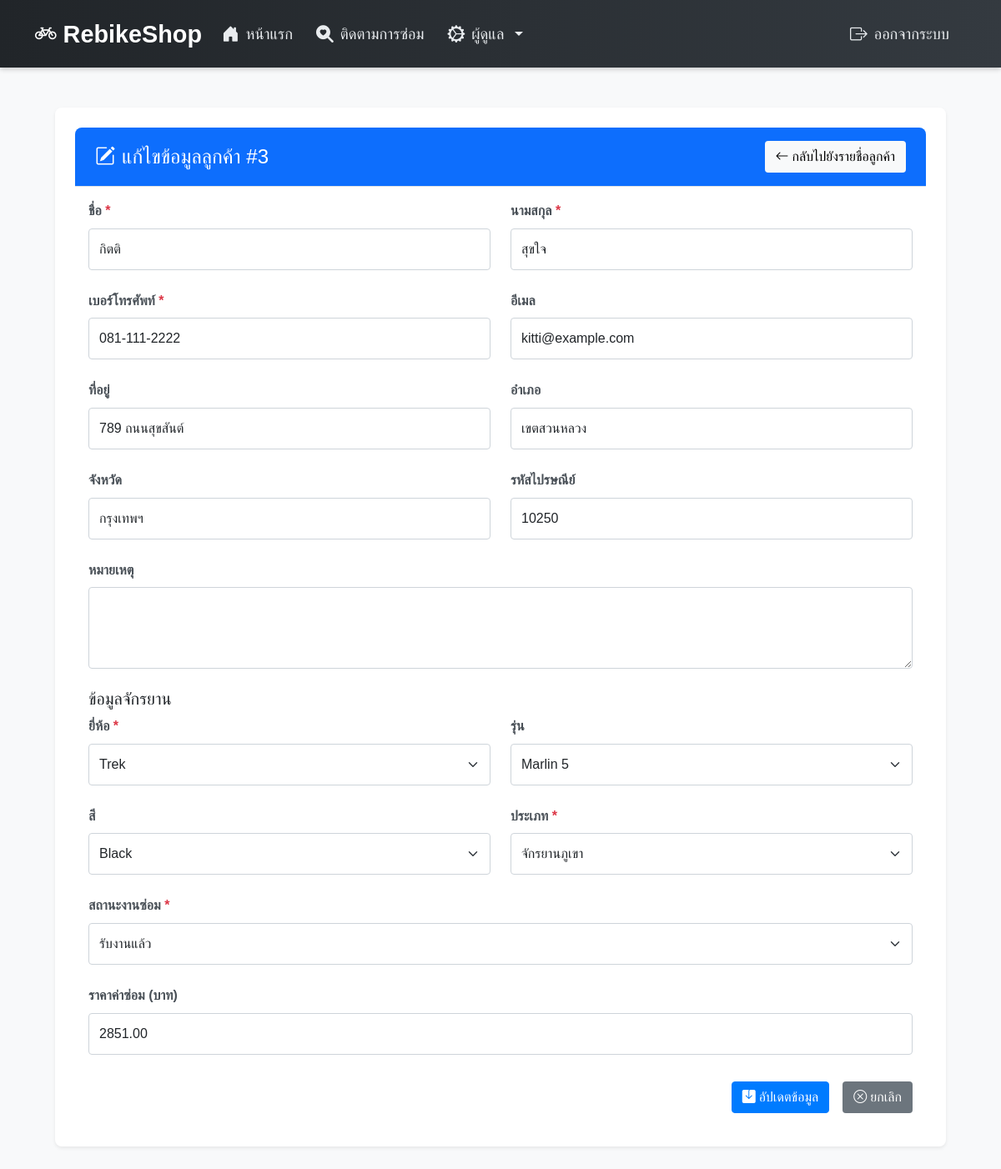
/admin/customers/edit.php?id=3 (signed in), run on the app's committed database.
### tables this page shows
CREATE TABLE `customers` (
  `id` int(11) NOT NULL,
  `first_name` varchar(100) NOT NULL,
  `last_name` varchar(100) NOT NULL,
  `phone` varchar(20) NOT NULL,
  `email` varchar(100) DEFAULT NULL,
  `address` text DEFAULT NULL,
  `district` varchar(100) DEFAULT NULL,
  `province` varchar(100) DEFAULT NULL,
  `zip_code` varchar(10) DEFAULT NULL,
  `notes` text DEFAULT NULL,
  `created_at` timestamp NOT NULL DEFAULT current_timestamp(),
  `updated_at` timestamp NOT NULL DEFAULT current_timestamp() ON UPDATE current_timestamp()
);

CREATE TABLE `bikes` (
  `id` int(11) NOT NULL,
  `customer_id` int(11) NOT NULL,
  `bike_type_id` int(11) DEFAULT NULL,
  `brand` varchar(100) NOT NULL,
  `model` varchar(100) DEFAULT NULL,
  `color` varchar(50) DEFAULT NULL,
  `serial_number` varchar(100) DEFAULT NULL,
  `purchase_date` date DEFAULT NULL,
  `created_at` timestamp NOT NULL DEFAULT current_timestamp()
);

CREATE TABLE `bike_types` (
  `id` int(11) NOT NULL,
  `name` varchar(100) NOT NULL,
  `description` text DEFAULT NULL
);

CREATE TABLE `repair_orders` (
  `id` int(11) NOT NULL,
  `customer_id` int(11) NOT NULL,
  `bike_id` int(11) NOT NULL,
  `order_number` varchar(20) NOT NULL,
  `received_date` timestamp NOT NULL DEFAULT current_timestamp(),
  `estimated_completion` date DEFAULT NULL,
  `status` enum('received','diagnosing','repairing','waiting_parts','completed','delivered') DEFAULT 'received',
  `total_cost` decimal(10,2) DEFAULT NULL,
  `notes` text DEFAULT NULL,
  `created_at` timestamp NOT NULL DEFAULT current_timestamp(),
  `updated_at` timestamp NOT NULL DEFAULT current_timestamp() ON UPDATE current_timestamp(),
  `brand` varchar(100) NOT NULL,
  `model` varchar(100) DEFAULT NULL,
  `color` varchar(50) DEFAULT NULL,
  `name` varchar(255) NOT NULL DEFAULT ''
);

### admin/customers/edit.php (the view, shortened to what this page needs)
<?php
require_once '../../includes/db_connect.php';
$customer_id = $_GET['id'];
$errors = [];
$stmt = $pdo->prepare("SELECT * FROM customers WHERE id = ?");
$stmt->execute([$customer_id]);
$customer = $stmt->fetch(PDO::FETCH_ASSOC);
$stmt = $pdo->prepare("SELECT brand, model, color, bike_type_id FROM bikes WHERE customer_id = ? LIMIT 1");
$stmt->execute([$customer_id]);
$bike = $stmt->fetch(PDO::FETCH_ASSOC);
$stmt = $pdo->prepare("SELECT status, total_cost FROM repair_orders WHERE customer_id = ? LIMIT 1");
$stmt->execute([$customer_id]);
$repair_order = $stmt->fetch(PDO::FETCH_ASSOC);
$status = $repair_order ? $repair_order['status'] : '';
$total_cost = $repair_order ? $repair_order['total_cost'] : null;
$stmt = $pdo->prepare("SELECT id, name FROM bike_types");
$stmt->execute();
$bike_types = $stmt->fetchAll(PDO::FETCH_ASSOC);
?>
<!DOCTYPE html>
<html lang="th">
<head>
    <link href="https://cdn.jsdelivr.net/npm/bootstrap@5.3.3/dist/css/bootstrap.min.css" rel="stylesheet">
    <link href="https://cdn.jsdelivr.net/npm/bootstrap-icons@1.11.3/font/bootstrap-icons.min.css" rel="stylesheet">
    <link rel="stylesheet" href="../../css/style.css">
</head>
<body>
    <?php include '../../includes/header.php'; ?>
        <main class="flex-grow-1 p-4">
            <div class="card shadow-sm">
                <div class="card-header bg-primary text-white d-flex justify-content-between align-items-center">
                    <h4 class="mb-0"><i class="bi bi-pencil-square me-2"></i>แก้ไขข้อมูลลูกค้า #<?php echo $customer_id; ?></h4>
                    <a href="list.php" class="btn btn-light"><i class="bi bi-arrow-left me-1"></i>กลับไปยังรายชื่อลูกค้า</a>
                </div>
                <div class="card-body">
                    <form method="POST" action="">
                        <div class="row">
                            <div class="col-md-6 form-group">
                                <label for="first_name">ชื่อ <span class="text-danger">*</span></label>
                                <input type="text" class="form-control <?php echo isset($errors['first_name']) ? 'is-invalid' : ''; ?>" id="first_name" name="first_name" value="<?php echo htmlspecialchars($customer['first_name']); ?>" required>
                            </div>
                            <div class="col-md-6 form-group">
                                <label for="last_name">นามสกุล <span class="text-danger">*</span></label>
                                <input type="text" class="form-control <?php echo isset($errors['last_name']) ? 'is-invalid' : ''; ?>" id="last_name" name="last_name" value="<?php echo htmlspecialchars($customer['last_name']); ?>" required>
                            </div>
                        </div>
                        <div class="row">
                            <div class="col-md-6 form-group">
                                <label for="phone">เบอร์โทรศัพท์ <span class="text-danger">*</span></label>
                                <input type="text" class="form-control <?php echo isset($errors['phone']) ? 'is-invalid' : ''; ?>" id="phone" name="phone" value="<?php echo htmlspecialchars($customer['phone']); ?>" required>
                            </div>
                            <div class="col-md-6 form-group">
                                <label for="email">อีเมล</label>
                                <input type="email" class="form-control <?php echo isset($errors['email']) ? 'is-invalid' : ''; ?>" id="email" name="email" value="<?php echo htmlspecialchars($customer['email']); ?>">
                            </div>
                        </div>
                        <div class="row">
                            <div class="col-md-6 form-group">
                                <label for="address">ที่อยู่</label>
                                <input type="text" class="form-control" id="address" name="address" value="<?php echo htmlspecialchars($customer['address']); ?>">
                            </div>
                            <div class="col-md-6 form-group">
                                <label for="district">อำเภอ</label>
                                <input type="text" class="form-control" id="district" name="district" value="<?php echo htmlspecialchars($customer['district']); ?>">
                            </div>
                        </div>
                        <div class="row">
                            <div class="col-md-6 form-group">
                                <label for="province">จังหวัด</label>
                                <input type="text" class="form-control" id="province" name="province" value="<?php echo htmlspecialchars($customer['province']); ?>">
                            </div>
                            <div class="col-md-6 form-group">
                                <label for="zip_code">รหัสไปรษณีย์</label>
                                <input type="text" class="form-control" id="zip_code" name="zip_code" value="<?php echo htmlspecialchars($customer['zip_code']); ?>">
                            </div>
                        </div>
                        <div class="form-group">
                            <label for="notes">หมายเหตุ</label>
                            <textarea class="form-control" id="notes" name="notes" rows="3"><?php echo htmlspecialchars($customer['notes']); ?></textarea>
                        </div>
                        <h5 class="mt-4">ข้อมูลจักรยาน</h5>
                        <div class="row">
                            <div class="col-md-6 form-group">
                                <label for="brand">ยี่ห้อ <span class="text-danger">*</span></label>
                                <select class="form-select <?php echo isset($errors['brand']) ? 'is-invalid' : ''; ?>" id="brand" name="brand" required>
                                    <option value="Trek" <?php echo ($bike && $bike['brand'] == 'Trek') ? 'selected' : ''; ?>>Trek</option>
                                </select>
                            </div>
                            <div class="col-md-6 form-group">
                                <label for="model">รุ่น</label>
                                <select class="form-select" id="model" name="model">
                                    <option value="Marlin 5" <?php echo ($bike && $bike['model'] == 'Marlin 5') ? 'selected' : ''; ?>>Marlin 5</option>
                                </select>
                            </div>
                        </div>
                        <div class="row">
                            <div class="col-md-6 form-group">
                                <label for="color">สี</label>
                                <select class="form-select" id="color" name="color">
                                    <option value="Black" <?php echo ($bike && $bike['color'] == 'Black') ? 'selected' : ''; ?>>Black</option>
                                </select>
                            </div>
                            <div class="col-md-6 form-group">
                                <label for="bike_type_id">ประเภท <span class="text-danger">*</span></label>
                                <select class="form-select <?php echo isset($errors['bike_type_id']) ? 'is-invalid' : ''; ?>" id="bike_type_id" name="bike_type_id" required>
                                    <?php foreach ($bike_types as $type): ?>
                                        <option value="<?php echo $type['id']; ?>" <?php echo ($bike && $bike['bike_type_id'] == $type['id']) ? 'selected' : ''; ?>>
                                            <?php echo htmlspecialchars($type['name']); ?>
                                        </option>
                                    <?php endforeach; ?>
                                </select>
                            </div>
                        </div>
                        <div class="form-group">
                            <label for="status">สถานะงานซ่อม <span class="text-danger">*</span></label>
                            <select class="form-select <?php echo isset($errors['status']) ? 'is-invalid' : ''; ?>" id="status" name="status" required>
                                <option value="received" <?php echo $status == 'received' ? 'selected' : ''; ?>>รับงานแล้ว</option>
                            </select>
                        </div>
                        <div class="form-group">
                            <label for="total_cost">ราคาค่าซ่อม (บาท)</label>
                            <input type="number" step="0.01" min="0" class="form-control <?php echo isset($errors['total_cost']) ? 'is-invalid' : ''; ?>" id="total_cost" name="total_cost" value="<?php echo htmlspecialchars($total_cost); ?>">
                        </div>
                        <div class="form-actions">
                            <button type="submit" class="btn btn-primary"><i class="bi bi-save-fill me-1"></i>อัปเดตข้อมูล</button>
                            <a href="list.php" class="btn btn-secondary"><i class="bi bi-x-circle me-1"></i>ยกเลิก</a>
                        </div>
                    </form>
                </div>
            </div>
        </main>
</body>
</html>

### css/style.css (style rules this page uses)
body { font-family: 'Sarabun', sans-serif; background-color: #f8f9fa; margin: 0; padding: 0; line-height: 1.6; }
.card { border: none; border-radius: 0.5rem; box-shadow: 0 0.125rem 0.25rem rgba(0, 0, 0, 0.075); background: white; padding: 1.5rem; margin-bottom: 1.5rem; }
.card-header { border-radius: 0.5rem 0.5rem 0 0 !important; background-color: #f8f9fa; padding: 1rem 1.5rem; border-bottom: 1px solid #dee2e6; }
.btn { display: inline-block; padding: 0.375rem 0.75rem; border: 1px solid transparent; border-radius: 0.25rem; text-decoration: none; font-weight: 400; text-align: center; vertical-align: middle; cursor: pointer; transition: all 0.15s ease-in-out; }
.btn-primary { color: #fff; background-color: #007bff; border-color: #007bff; }
.form-group { margin-bottom: 1.5rem; }
.form-group label { display: block; margin-bottom: 0.5rem; font-weight: bold; color: #495057; }
.form-group input, .form-group select, .form-group textarea { width: 100%; padding: 0.75rem; border: 1px solid #ced4da; border-radius: 0.25rem; font-size: 1rem; transition: border-color 0.15s ease-in-out; }
.form-actions { margin-top: 2rem; display: flex; gap: 1rem; justify-content: flex-end; }
.mb-0 { margin-bottom: 0; }

### data on the page
customers: first_name "กิตติ", last_name "สุขใจ", phone "081-111-2222", email "kitti@example.com", address "789 ถนนสุขสันต์", district "เขตสวนหลวง", province "กรุงเทพฯ", zip_code "10250"
bikes: brand "Trek", model "Marlin 5", color "Black", bike_type_id "จักรยานภูเขา"
repair_orders: status "รับงานแล้ว", total_cost "2851.00"

### other printed values
$customer_id "3"
